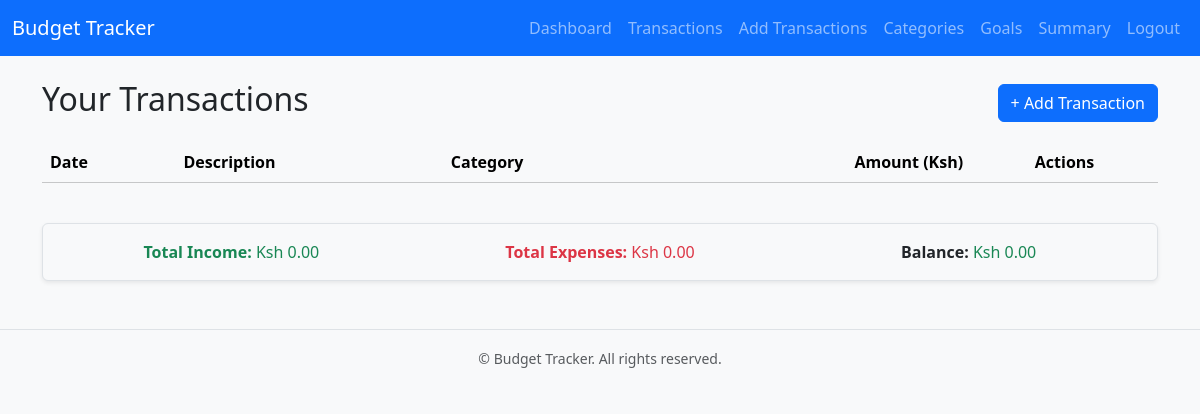
/transactions (signed in), run on an earlier commit of the app's database.
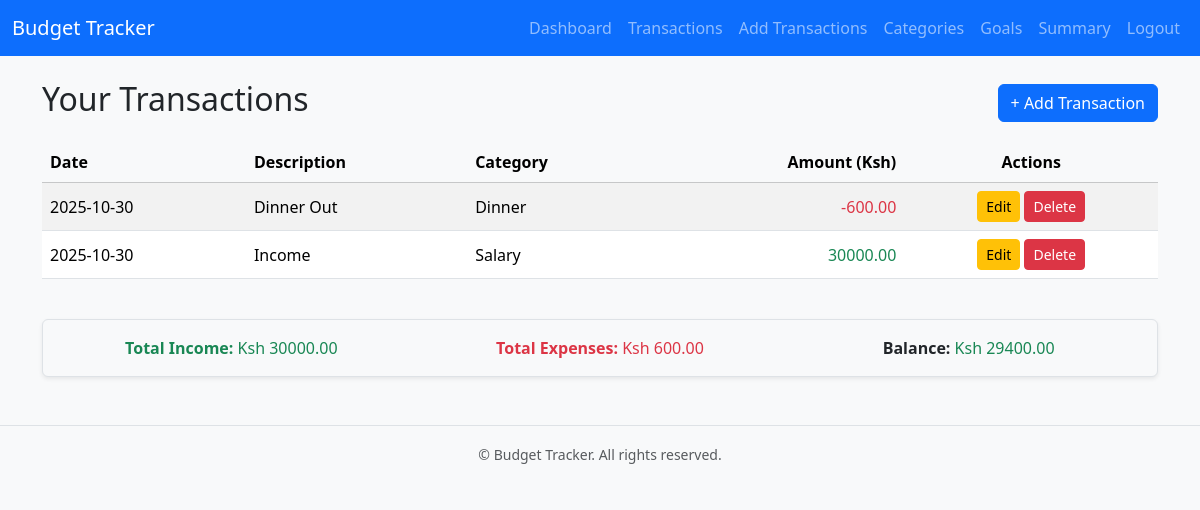
And on a later commit of the database.
### app/models.py (models this page shows, shortened)
class Transaction(db.Model):
    id = db.Column(db.Integer, primary_key=True)
    date=db.Column(db.Date, default=datetime.utcnow)
    description = db.Column(db.String(120), nullable=False)
    amount = db.Column(db.Float, nullable=False)
    user_id = db.Column(db.Integer, db.ForeignKey('user.id', name='fk_trnsaction_user_id'), nullable=False)
    category_id = db.Column(db.Integer, db.ForeignKey('category.id', name='fk_transaction_category_id'), nullable=False)

class Category(db.Model):
    id = db.Column(db.Integer, primary_key=True)
    name = db.Column(db.String(50), nullable=False, unique=True)
    user_id = db.Column(db.Integer, db.ForeignKey('user.id', name='fk_category_user_id'), nullable=False)
    transactions = db.relationship('Transaction', backref='category_ref', lazy=True)

### app/routes.py (the view)
@bp.route('/transactions')
@login_required
def transactions():
    transactions = Transaction.query.filter_by(user_id=current_user.id)\
    .order_by(Transaction.date.desc()).all()
    income = sum(t.amount for t in transactions if t.amount > 0)
    expenses = sum(abs(t.amount) for t in transactions if t.amount < 0)
    balance = income - expenses
    return render_template('transactions.html', transactions=transactions, income=income, expenses=expenses, balance=balance)

### app/__init__.py (called while the page is built)
def create_app():
    app = Flask(__name__)
    app.config.from_object('config.Config')
    db.init_app(app)
    migrate.init_app(app, db)
    login_manager.init_app(app)
    from .models import User
    @login_manager.user_loader
    def load_user(user_id):
        return User.query.get(int(user_id))
    from app.auth.routes import bp as auth_bp
    app.register_blueprint(auth_bp, url_prefix='/auth')
    from app.routes import bp as main_bp
    app.register_blueprint(main_bp)
    return app

### app/templates/transactions.html (shortened to what this page needs)
{% extends "base.html" %}
{% block content %}
<div class="d-flex justify-content-between align-items-center mb-3">
    <h2>Your Transactions</h2>
    <a href="{{ url_for('main.add_transaction') }}" class="btn btn-primary">+ Add Transaction</a>
</div>
<div class="table-responsive d-none d-md-block">
    <table class="table table-striped table-hover align-middle">
        <thead class="table-light">
            <tr>
                <th>Date</th>
                <th>Description</th>
                <th>Category</th>
                <th class="text-end">Amount (Ksh)</th>
                <th class="text-center">Actions</th>
            </tr>
        </thead>
        <tbody>
            {% for t in transactions %}
            <tr>
                <td>{{ t.date.strftime('%Y-%m-%d') }}</td>
                <td>{{ t.description }}</td>
                <td>{{ t.category_ref.name if t.category_ref else 'Uncategorized' }}</td>
                <td class="text-end {% if t.amount < 0 %}text-danger{% else %}text-success{% endif %}">
                    {{ "%.2f"|format(t.amount) }}
                </td>
                <td class="text-center">
                    <a href="{{ url_for('main.edit_transaction', id=t.id) }}" class="btn btn-sm btn-warning">Edit</a>
                    <a href="{{ url_for('main.delete_transaction', id=t.id) }}" class="btn btn-sm btn-danger"
                        onclick="return confirm('Are you sure you want to delete this transaction?');">Delete</a>
                </td>
            </tr>
            {% endfor %}
        </tbody>
    </table>
</div>
<div class="mt-4 p-3 border rounded bg-light shadow-sm">
    <div class="row text-center">
        <div class="col-md-4 mb-2 mb-md-0">
            <strong class="text-success">Total Income:</strong>
            <span class="text-success">Ksh {{ "%.2f"|format(income) }}</span>
        </div>
        <div class="col-md-4 mb-2 mb-md-0">
            <strong class="text-danger">Total Expenses:</strong>
            <span class="text-danger">Ksh {{ "%.2f"|format(expenses) }}</span>
        </div>
        <div class="col-md-4">
            <strong>Balance:</strong>
            <span class="{% if balance >= 0 %}text-success{% else %}text-danger{% endif %}">
                Ksh {{ "%.2f"|format(balance) }}
            </span>
        </div>
    </div>
</div>
{% endblock %}

What changed in the data, as far as the page shows it:
added Transaction: date "2025-10-30", description "Dinner Out", category_ref "Dinner", amount "-600.00"
added Transaction: date "2025-10-30", description "Income", category_ref "Salary", amount "30000.00"
Also different on the page:
{{ "%.2f"|format(income) }}: "0.00" → "30000.00"
{{ "%.2f"|format(expenses) }}: "0.00" → "600.00"
{{ "%.2f"|format(balance) }}: "0.00" → "29400.00"
